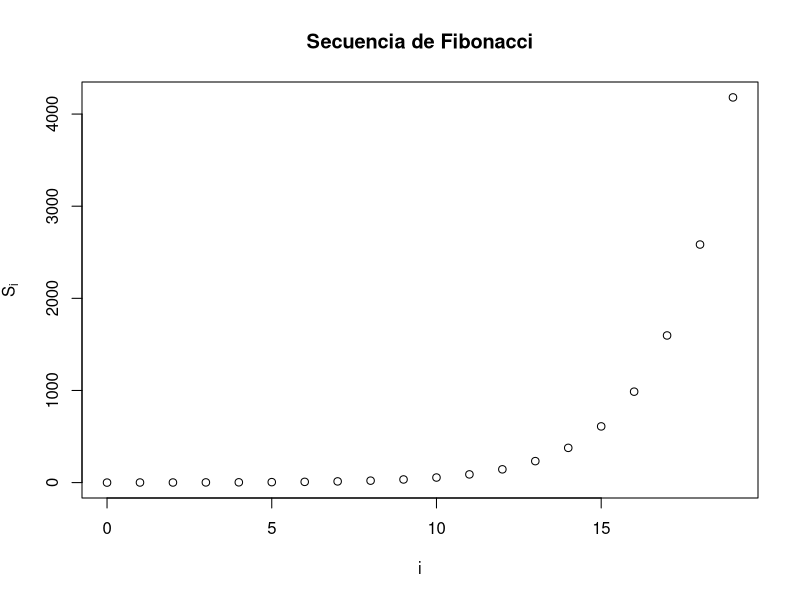
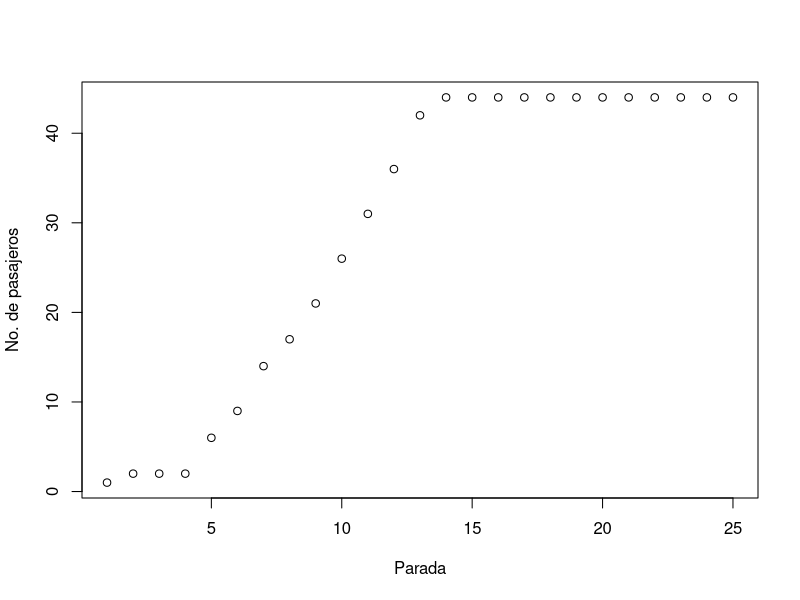
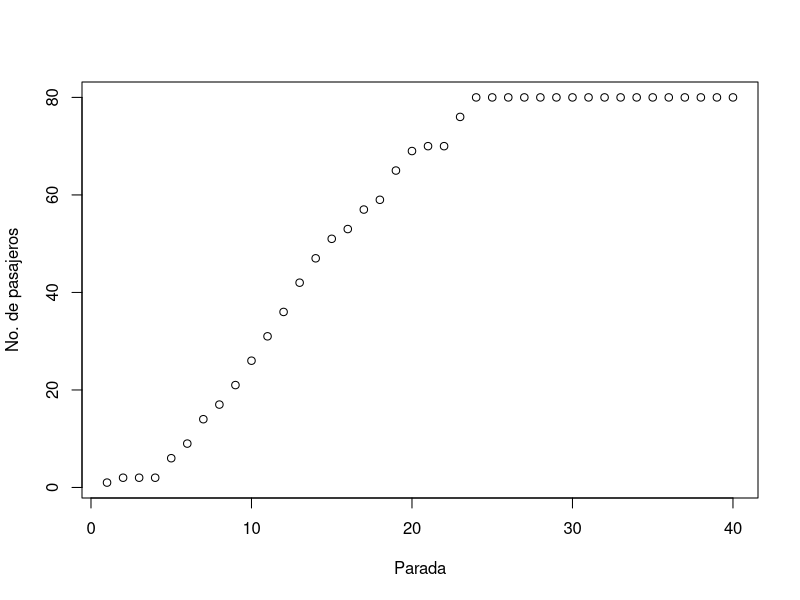
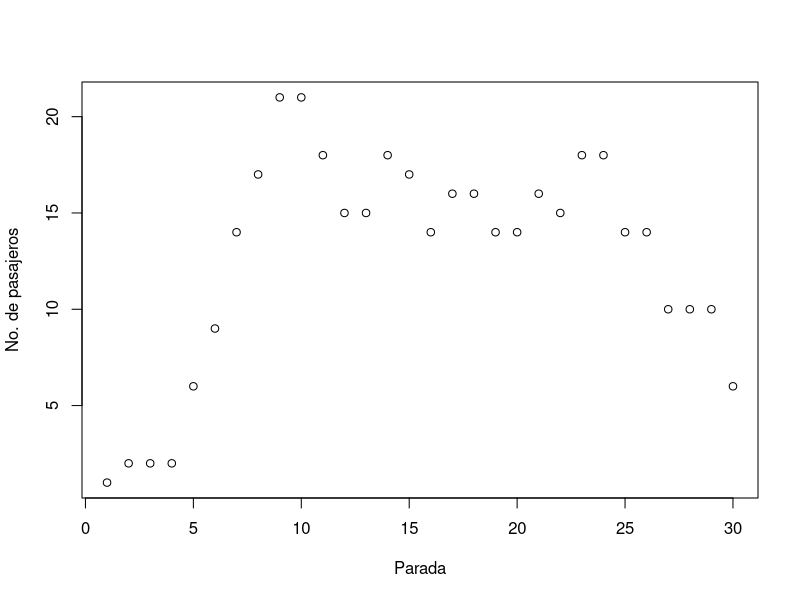

Write R code to recreate these figures, in order.
## ---- chunk 1
fibo <- c(0, 1, 1, 2, 3, 5, 8, 13, 21, 34, 55, 89, 144, 233, 377, 610, 987, 1597, 2584, 4181)
## ---- chunk 2
i <- 0:19
plot(fibo ~ i, main="Secuencia de Fibonacci", ylab=expression(S[i]), xlab="i")
## ---- chunk 3
funcionFibonacci <- function(n = 20) {
  fibo <- numeric(n)
  fibo[2] <- 1
  for (i in 3:n) {
    fibo[i] <- fibo[i - 1] + fibo[i - 2]
  }
  fibo
}
## ---- chunk 4
funcionFibonacci(13)
## ---- chunk 5
set.seed(11)
paradas <- 25
pasajeros <- 0
registro <- numeric(paradas)
registro[1] <- pasajeros
for (i in 1:paradas) {
  pasajeros <- pasajeros + sample(0:6, 1)
  if (pasajeros >= 44) {
    registro[i:paradas] <- 44
    break
  }
  registro[i] <- pasajeros
}
## ---- chunk 6
plot(registro, xlab='Parada', ylab='No. de pasajeros')
## ---- chunk 7
bus <- function(paradas = 25, maximo = 44) {
  pasajeros <- 0
  registro <- numeric(paradas)
	registro[1] <- pasajeros
	for (i in 1:paradas) {
		pasajeros <- pasajeros + sample(0:6, 1)
		if (pasajeros >= maximo) {
			registro[i:paradas] <- maximo
			cat('Bus lleno!\n')
			break
		}
		registro[i] <- pasajeros
		cat('Parada', i, 'hay', pasajeros, 'pasajeros\n')
	}
	plot(registro, xlab='Parada', ylab='No. de pasajeros')
	registro
}
## ---- chunk 8
set.seed(11)
# Nro. de paradas = 40
# Máximo de pasajeros = 80
x <- bus(40, 80)
## ---- chunk 9
bus <- function(paradas = 25, maximo = 44) {
  pasajeros <- 0
	registro <- numeric(paradas)
	registro[1] <- pasajeros
	for (i in 1:paradas) {
		pasajeros <- pasajeros + sample(0:6, 1)
		if (i >= 10)
			pasajeros <- pasajeros - sample(1:5, 1)
	  registro[i] <- pasajeros
		if (pasajeros >= maximo) {
			registro[i:paradas] <- maximo
			cat('Bus lleno!\n')
			break
		}
		cat('Parada', i, 'hay', pasajeros, 'pasajeros\n')
	}
	plot(registro, xlab='Parada', ylab='No. de pasajeros')
	registro
}
## ---- chunk 10
set.seed(11)
x <- bus(30, 60)
